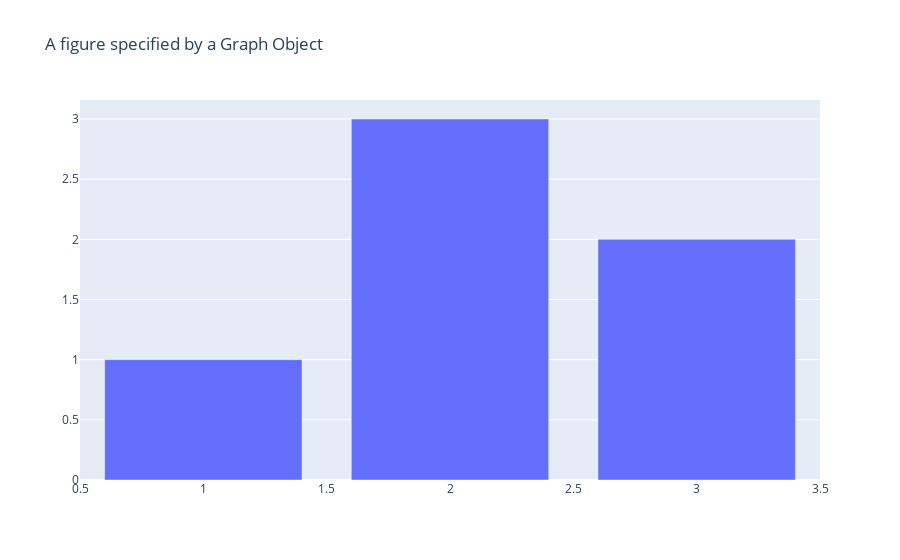

This figure's notebook cell:
### Code cell
#Teste
import plotly.graph_objects as go

fig = go.Figure(
    data = [go.Bar(x=[1, 2, 3], y=[1, 3, 2])],
    layout = go.Layout(
        title = go.layout.Title(text="A figure specified by a Graph Object")
    )
)

fig.show()

### Figure 1 — Plotly figure (JSON) as saved in the notebook; plotly's stock layout.template omitted (floating-point values rounded to 4 significant figures)
{"data": [{"type": "bar", "x": [1, 2, 3], "y": [1, 3, 2]}], "layout": {"title": {"text": "A figure specified by a Graph Object"}}}
